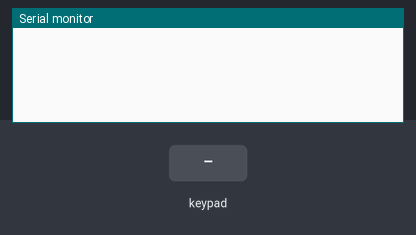
Bench run of a sketch on a simulated Arduino Uno, built with avr-gcc and run on an emulated ATmega328P. Parts: the last lines printed to the serial monitor. Wiring (inferred from the signals the program sends): 6×4 keypad (labels assumed): rows pin 6, pin 7, pin 8, pin 9, pin 11, pin 12; columns pin 2, pin 3, pin 4, pin 5. The inputs (shaded band) are chosen by the test bench.

Above: at 1.2 s.
1.3 s: key '1' pressed
At 2.5 s:
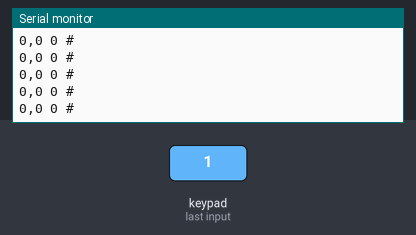
2.8 s: keypad keys 1 2 pressed 0.4 s apart
At 4.1 s:
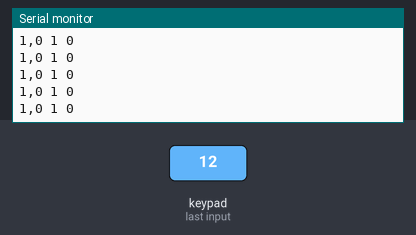
5.1 s: key '3' pressed
At 6.3 s:
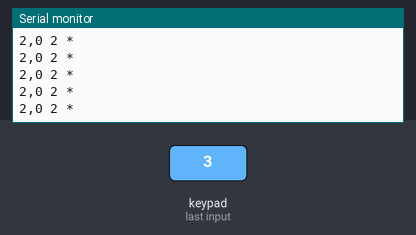
6.6 s: key 'L' pressed
At 7.8 s:
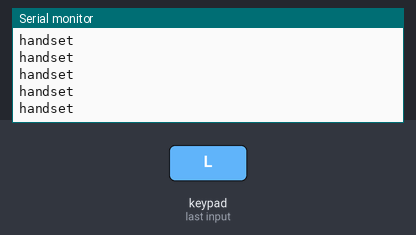
8.1 s: keypad keys 1 2 A pressed 0.4 s apart
At 9.6 s:
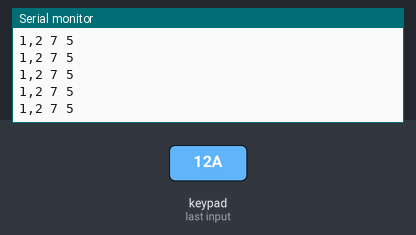

Measured:
- after the input at 1.3 s, the serial monitor: prints a new line at once (image 1)
- after the input at 2.8 s, the serial monitor: prints a new line after 0.40 s (image 2)
- after the input at 5.1 s, the serial monitor: prints a new line at once (image 3)
- after the input at 6.6 s, the serial monitor: prints a new line at once (image 4)
- after the input at 8.1 s, the serial monitor: prints a new line at once (image 5)

The sketch:

phone.ino
```cpp
char keys[] = {
  '#', '0', '*',
  '3', '2', '1',
  '6', '5', '4',
  '9', '8', '7',
  '9', '8', '7',
};

void setup() {
  Serial.begin(115200);

  pinMode(10, INPUT);
  pinMode(11, INPUT);
  pinMode(12, INPUT);
  pinMode(13, INPUT);

  for (int i = 2; i <= 9; i++) {
    pinMode(i, INPUT);
  }
}

void loop() {
  int xOffset = 6;
  int yOffset = 2;
  for (int x = 0; x < 4; x++) {
    pinMode(x+xOffset, OUTPUT);
    digitalWrite(x+xOffset, 1);
    for (int y = 0; y < 4; y++) {
      int data = digitalRead(y+yOffset);
      int offset = y + (x * 3);
      if (data) {
        Serial.print(y);
        Serial.print(",");
        Serial.print(x);
        Serial.print(" ");
        Serial.print(offset);
        Serial.print(" ");
        Serial.print(keys[offset]);
        Serial.println();
      } else {

      }
    }
    digitalWrite(x+xOffset, 0);
    pinMode(x+xOffset, INPUT);
  }
  pinMode(11, OUTPUT);
  digitalWrite(11, 1);
  for (int y = 0; y < 4; y++) {
    int data = digitalRead(y+yOffset);
    if (data) {
      Serial.println("handset");
    }
  }
  digitalWrite(11, 0);
  pinMode(11, INPUT);

  pinMode(12, OUTPUT);
  digitalWrite(12, 1);
  for (int y = 0; y < 4; y++) {
    int data = digitalRead(y+yOffset);
    if (data) {
      Serial.println("redial");
    }
  }
  digitalWrite(12, 0);
  pinMode(12, INPUT);
}
```
